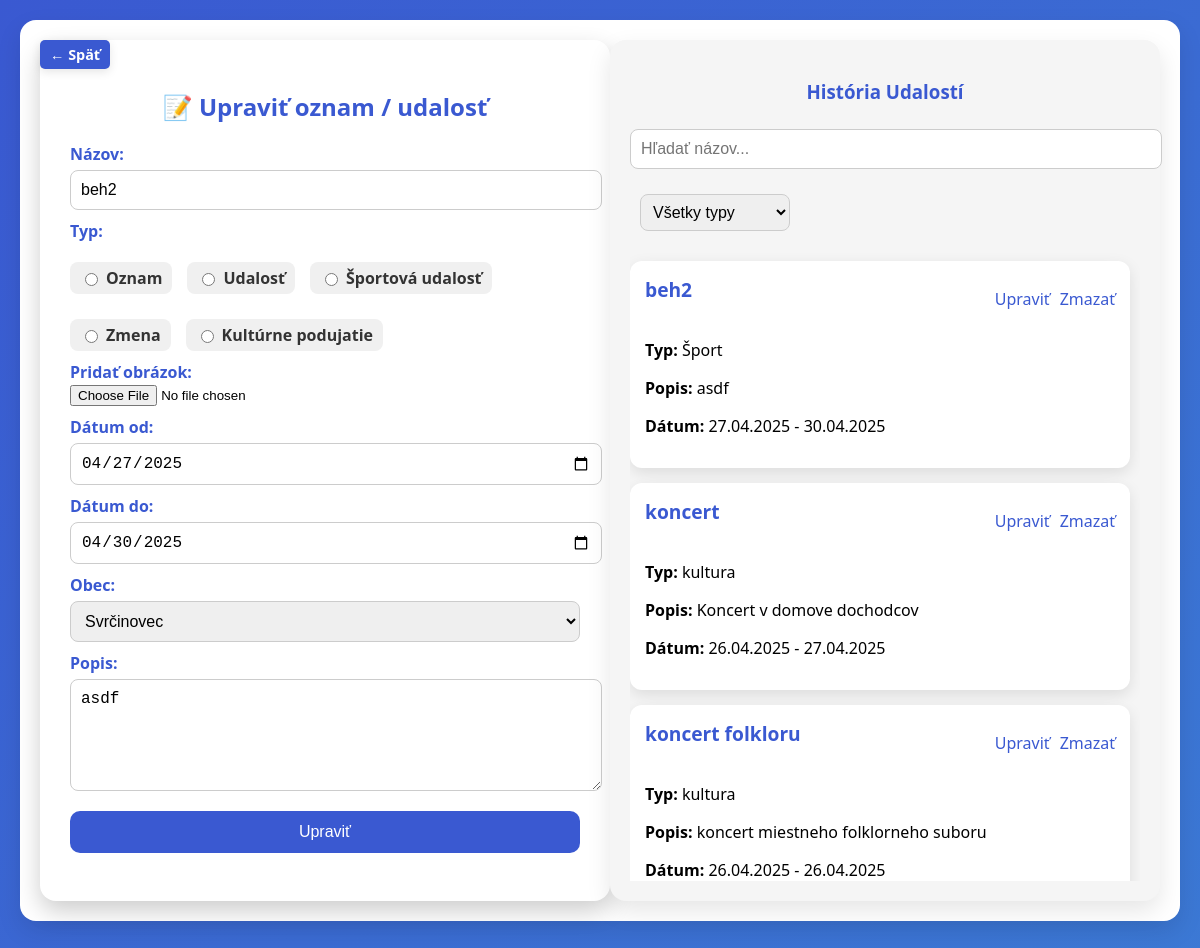
Screenshot of /cabinet/news.php?edit=31 with the database file from the repository.
### tables this page shows
CREATE TABLE `news` (
  `id` int(11) NOT NULL,
  `typ` varchar(100) NOT NULL,
  `nazov` varchar(200) NOT NULL,
  `text` text DEFAULT NULL,
  `obrazok` longblob DEFAULT NULL,
  `datum_od` date DEFAULT NULL,
  `datum_do` date DEFAULT NULL,
  `id_obec` int(11) DEFAULT NULL
);

CREATE TABLE `obec` (
  `id` int(11) NOT NULL,
  `nazov` varchar(100) NOT NULL
);

### cabinet/news.php (the view, shortened to what this page needs)
<?php
include 'db.php';
$obce = [];
$result = $conn->query("SELECT id, nazov FROM obec");
if ($result->num_rows > 0) {
    while ($row = $result->fetch_assoc()) {
        $obce[] = $row;
    }
}
$events = [];
$search = isset($_GET['search']) ? $_GET['search'] : '';
$event_type = isset($_GET['event_type']) ? $_GET['event_type'] : '';
$events_query = "SELECT id, typ, nazov, text, datum_od, datum_do, id_obec, obrazok FROM news WHERE nazov LIKE ? ";
$events_query .= "ORDER BY datum_od DESC LIMIT 10";
$stmt = $conn->prepare($events_query);
$search_param = "%$search%";
if ($event_type != '') {
    $stmt->bind_param("ss", $search_param, $event_type);
} else {
    $stmt->bind_param("s", $search_param);
}
$stmt->execute();
$result = $stmt->get_result();
if ($result->num_rows > 0) {
    while ($row = $result->fetch_assoc()) {
        $events[] = $row;
    }
}
if (isset($_GET['edit'])) {
    $event_id = intval($_GET['edit']);
    $edit_query = "SELECT * FROM news WHERE id = ?";
    $stmt = $conn->prepare($edit_query);
    $stmt->bind_param("i", $event_id);
    $stmt->execute();
    $edit_event = $stmt->get_result()->fetch_assoc();
}
?>
<!DOCTYPE html>
<html lang="sk">
<head>
</head>
<body>
    <div class="container">
        <a href="cabinet_menu.php" class="back-button">← Späť</a>
        <form method="post" enctype="multipart/form-data">
            <h2>📝 <?= isset($edit_event) ? 'Upraviť' : 'Pridať' ?> oznam / udalosť</h2>
            <label for="nazov">Názov:</label>
            <input type="text" id="nazov" name="nazov" value="<?= isset($edit_event) ? htmlspecialchars($edit_event['nazov']) : '' ?>" required>
            <label>Typ:</label>
            <div class="radio-group">
                <label><input type="radio" name="typ" value="oznam" <?= isset($edit_event) && $edit_event['typ'] === 'oznam' ? 'checked' : '' ?>> Oznam</label>
                <label><input type="radio" name="typ" value="udalost" <?= isset($edit_event) && $edit_event['typ'] === 'udalost' ? 'checked' : '' ?>> Udalosť</label>
                <label><input type="radio" name="typ" value="sport" <?= isset($edit_event) && $edit_event['typ'] === 'sport' ? 'checked' : '' ?>> Športová udalosť</label>
                <label><input type="radio" name="typ" value="zmena" <?= isset($edit_event) && $edit_event['typ'] === 'zmena' ? 'checked' : '' ?>> Zmena</label>
                <label><input type="radio" name="typ" value="kultura" <?= isset($edit_event) && $edit_event['typ'] === 'kultura' ? 'checked' : '' ?>> Kultúrne podujatie</label>
            </div>
            <label for="obrazok">Pridať obrázok:</label>
            <input type="file" id="obrazok" name="obrazok" accept="image/*">
            <label for="datum_od">Dátum od:</label>
            <input type="date" id="datum_od" name="datum_od" value="<?= isset($edit_event) ? $edit_event['datum_od'] : '' ?>" required>
            <label for="datum_do">Dátum do:</label>
            <input type="date" id="datum_do" name="datum_do" value="<?= isset($edit_event) ? $edit_event['datum_do'] : '' ?>" required>
            <label for="id_obec">Obec:</label>
            <select id="id_obec" name="id_obec" required>
                <?php foreach ($obce as $obec): ?>
                    <option value="<?= $obec['id'] ?>" <?= isset($edit_event) && $edit_event['id_obec'] == $obec['id'] ? 'selected' : '' ?>>
                        <?= htmlspecialchars($obec['nazov']) ?>
                    </option>
                <?php endforeach; ?>
            </select>
            <label for="text">Popis:</label>
            <textarea id="text" name="text" rows="5" required><?= isset($edit_event) ? htmlspecialchars($edit_event['text']) : '' ?></textarea>
            <input type="submit" value="<?= isset($edit_event) ? 'Upraviť' : 'Odoslať' ?>">
        </form>
        <div class="history">
            <h3>História Udalostí</h3>
            <input type="text" id="search-bar" class="search-bar" placeholder="Hľadať názov..." onkeyup="searchEvents()">
            <select id="event-type" class="search-filter" onchange="searchEvents()">
                <option value="">Všetky typy</option>
            </select>
            <div class="scrollable-events">
                <div class="existing-events" id="existing-events">
                    <?php foreach ($events as $event): ?>
                        <div class="event-box">
                            <div class="event-header">
                                <h3><?= htmlspecialchars($event['nazov']) ?></h3>
                                <div class="event-actions">
                                    <a href="?edit=<?= $event['id'] ?>">Upraviť</a>
                                    <a href="?delete=<?= $event['id'] ?>" onclick="return confirm('Skutočne chcete vymazať?')">Zmazať</a>
                                </div>
                            </div>
                            <p><strong>Typ:</strong> <?= htmlspecialchars($event['typ']) ?></p>
                            <p><strong>Popis:</strong> <?= nl2br(htmlspecialchars($event['text'])) ?></p>
                            <p><strong>Dátum:</strong> <?= date('d.m.Y', strtotime($event['datum_od'])) ?> - <?= date('d.m.Y', strtotime($event['datum_do'])) ?></p>
                        </div>
                    <?php endforeach; ?>
                </div>
            </div>
        </div>
    </div>
</body>
</html>

### cabinet/news.php (style rules this page uses)
body { margin: 0; padding: 0; font-family: 'Segoe UI', sans-serif; background: linear-gradient(135deg, #3A59D1, #3D90D7); height: 100vh; display: flex; justify-content: flex-start; align-items: flex-start; padding: 20px; }
.container { display: flex; justify-content: space-between; width: 100%; max-width: 1200px; margin: 0 auto; background-color: white; border-radius: 16px; box-shadow: 0 10px 25px rgba(0, 0, 0, 0.1); padding: 20px; position: relative; }
form { width: 48%; padding: 30px; border-radius: 16px; box-shadow: 0 10px 25px rgba(0, 0, 0, 0.2); }
.history { width: 48%; padding: 20px; background-color: #f5f5f5; border-radius: 16px; box-shadow: 0 10px 25px rgba(0, 0, 0, 0.1); }
h2 { color: #3A59D1; margin-bottom: 20px; text-align: center; }
label { font-weight: bold; display: block; margin-top: 10px; color: #3A59D1; }
input[type="text"], input[type="date"], select, textarea { width: 100%; padding: 10px; margin-top: 5px; border-radius: 8px; border: 1px solid #ccc; font-size: 1rem; }
textarea { resize: vertical; }
.radio-group { display: flex; flex-wrap: wrap; gap: 15px; margin-top: 10px; margin-bottom: 10px; }
.radio-group label { display: flex; align-items: center; gap: 5px; color: #333; background: #f0f0f0; padding: 5px 10px; border-radius: 8px; }
input[type="submit"] { background-color: #3A59D1; color: white; border: none; padding: 12px 20px; font-size: 1rem; border-radius: 10px; cursor: pointer; margin-top: 15px; transition: background-color 0.3s ease; width: 100%; }
.event-box { background-color: white; padding: 15px; border-radius: 12px; margin-top: 15px; box-shadow: 0 5px 15px rgba(0, 0, 0, 0.1); }
.event-header { display: flex; justify-content: space-between; align-items: center; color: #3A59D1; }
.event-header h3 { margin: 0; font-size: 1.2rem; }
.event-actions { display: flex; gap: 10px; }
.event-actions a { color: #3A59D1; text-decoration: none; font-size: 1rem; }
.existing-events { margin-top: 30px; }
.history h3 { color: #3A59D1; text-align: center; margin-bottom: 20px; }
.search-bar { width: 150px; padding: 8px; margin-bottom: 20px; border-radius: 8px; border: 1px solid #ccc; font-size: 1rem; }
.search-filter { width: 150px; padding: 8px; margin-left: 10px; border-radius: 8px; border: 1px solid #ccc; }
.scrollable-events { max-height: 650px; overflow-y: auto; padding-right: 10px; }
.back-button { position: absolute; top: 20px; left: 20px; padding: 5px 10px; background-color: #3A59D1; color: white; text-decoration: none; font-size: 0.9rem; font-weight: bold; border-radius: 5px; box-shadow: 0 3px 10px rgba(0, 0, 0, 0.1); transition: background-color 0.3s ease, transform 0.2s ease; }

### rows the page displays
news: nazov "beh2", typ "☐ Oznam", typ "☐ Udalosť", typ "☐ Športová udalosť", typ "☐ Zmena", typ "☐ Kultúrne podujatie", datum_od "04/27/2025", datum_do "04/30/2025", id_obec "Svrčinovec", text "asdf", typ "Šport", datum_od "27.04.2025", datum_do "30.04.2025"
news: nazov "koncert", typ "kultura", text "Koncert v domove dochodcov", datum_od "26.04.2025", datum_do "27.04.2025"
news: nazov "koncert folkloru", typ "kultura", text "koncert miestneho folklorneho suboru", datum_od "26.04.2025", datum_do "26.04.2025"
